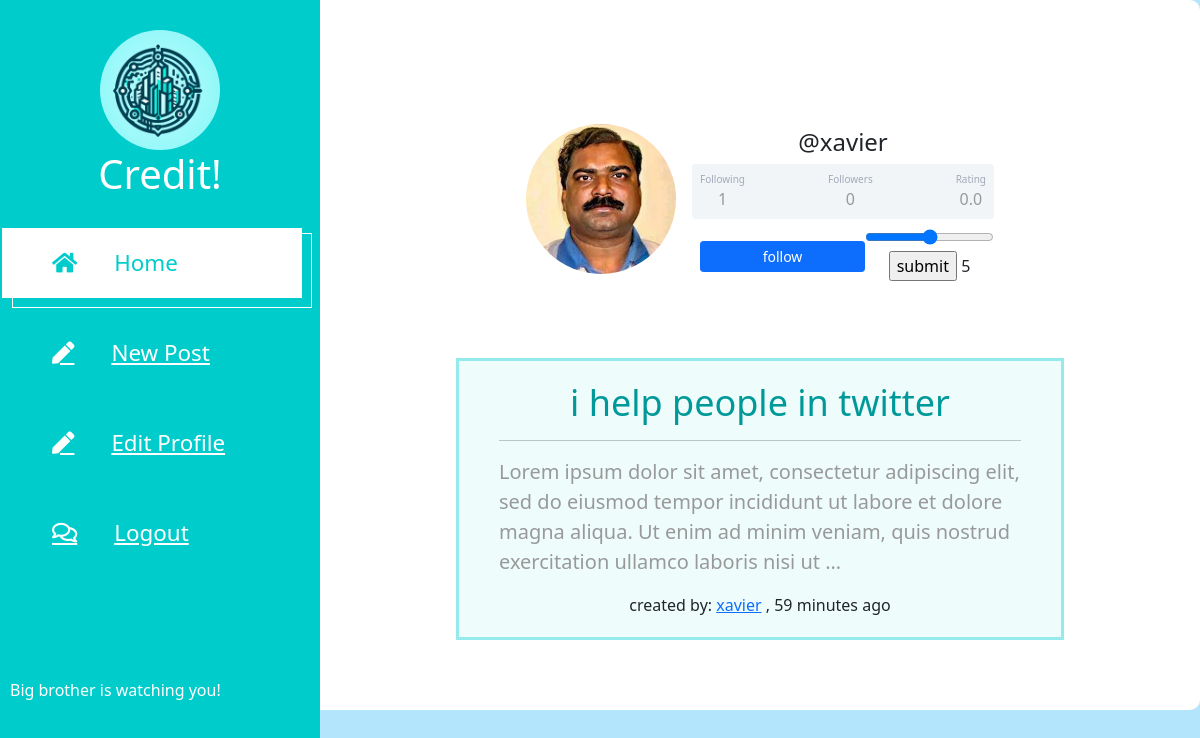
Screenshot of /users/xavier (signed in) with the database file from the repository.
### mainapp/models.py (models this page shows, shortened)
class Profile(models.Model):
    genders = [
        ('N', 'Rather not to say'),
        ('M', 'Male'),
        ('F', 'Female'),
    ]
    avatar = models.ImageField(null=True, blank=True, upload_to='avatars')
    full_name = models.CharField(max_length=100,null=True, blank=True)
    bio = models.TextField(null=True, blank=True)
    gender = models.CharField(max_length=1, default='N', choices=genders)
    related_user = models.OneToOneField(User, on_delete=models.CASCADE)
    birth_date = models.DateField(null=True, blank=True)
    rate = models.FloatField(default=0)
    rate_count = models.IntegerField(default=0)

class post(models.Model):
    title = models.CharField(max_length=300)
    body = models.TextField()
    user = models.ForeignKey(User, on_delete=models.CASCADE)
    created = models.DateTimeField(auto_now_add=True)
    tags = models.ManyToManyField(tag, blank=True, null=True)
    class Meta:
        ordering = ['-created']

### mainapp/views.py (the view)
# urls.py: path('users/<str:username>', views.profile_page, name='profile'),
@login_required(login_url='login')
def profile_page(request, username):
    related_user = get_object_or_404(User, username=username)
    profile_object = get_object_or_404(Profile, related_user=related_user)
    related_posts = related_user.post_set.all()
    is_following = followship.objects.filter(related_user=request.user, followed_user=related_user).count()
    if is_following == 0:
        print(is_following)
        is_following = False
    else:
        is_following = True
    context = {
        'user': related_user,
        'profile': profile_object,
        'media': settings.MEDIA_URL,
        'posts': related_posts,
        'is_following': is_following,
        'followers': followship.followers_count(user=related_user),
        'following': followship.following_count(followed_by=related_user),
    }
    return render(request, 'profile.html', context)

### mainapp/models.py (called while the page is built)
    @staticmethod
    def followers_count(user):
        return followship.objects.filter(followed_user=user).all().count()

    @staticmethod
    def following_count(followed_by):
        return followship.objects.filter(related_user=followed_by).all().count()

### templates/profile.html (shortened to what this page needs)
{% extends 'base.html' %}
{% block main %}
<div class="container mt-5 d-flex justify-content-center" style="padding-top: 0;">
    <div class="card p-3" style="height: 200px; margin-bottom: 50px;">
      <div class="d-flex align-items-center">
        <div class="image">
            {% if profile.avatar %}
          <img class="rounded-circle mb-3"  style="width: 150px;height: 150px;"  src="{{media}}{{profile.avatar.name}}"/>
          {% else %}
            <img class="rounded-circle mb-3"  style="width: 150px;height: 150px;" src="{{media}}/avatar.png">
            {% endif %}
        </div>
        <div class="ml-3 w-100">
          <h4 class="mb-0 mt-0">@{{user.username}}</h4>
          <div
            class="p-2 mt-2 bg-primary d-flex justify-content-between rounded text-white stats"
          >
            <div class="d-flex flex-column">
              <span class="articles">Following</span>
              <span class="number1">{{following}}</span>
            </div>
            <div class="d-flex flex-column">
              <span class="followers">Followers</span>
              <span class="number2">{{followers}}</span>
            </div>
            <div class="d-flex flex-column">
              <span class="rating">Rating</span>
              <span class="number3">{{profile.rate|floatformat:1}}</span>
            </div>
          </div>
          <div class="button mt-2 d-flex flex-row align-items-center">
            {% if is_following %}
                <a class="btn btn-sm btn-primary w-100 ml-2" href="{% url 'follow' user.username %}">unfollow</a>
            {% else %}
                <a class="btn btn-sm btn-primary w-100 ml-2" href="{% url 'follow' user.username %}">follow</a>
            {% endif %}
            {% if request.user != user %}
            <form action="{% url 'rate' user.username %}" method="post">
                <input style="display: inline;" type="range" min="0" max="10" name="rate" id="pi_input">
                <input style="display: inline;" type="submit" value="submit">
                <label for="" id="value"></label>
            </form>
            {% endif %}
          </div>
        </div>
      </div>
    </div>
  </div>
  <div class="container">
    <div class="text-center">
        <div>
          {% for post in posts %}
          <article style="margin-bottom: 20px;" class="col-12 tm-post my-card">
            <a style="text-decoration: none;" href="{% url 'post' post.id %}" class="effect-lily tm-post-link">
                <h1 class="tm-color-primary tm-post-title" style="font-size: 36px;">{{post.title}}</h1>
            </a>
            <hr>
            <p class="tm-pt-10" style="font-size: 20px; text-align: left;">
                {{post.body | truncatechars:200 }}
            </p>
            <div>
                created by: <a href="{% url 'profile' post.user.username %}">{{post.user.username}}</a>
                , {{ post.created|timesince }} ago
            </div>
        </article>
          {% endfor %}
      </div>
    </div>
</div>
{% endblock main %}

### statics/templatemo-xtra-blog.css (style rules this page uses)
html { overflow-x: hidden; }
body { margin: 0; padding: 0; font-family: 'Source Sans Pro', sans-serif; font-size: 19px; line-height: 2em; overflow-x: hidden; }
p, span { color: #999; }
hr { border-top-color: #CCC; margin-top: 10px; margin-bottom: 10px; }
.tm-post { max-width: 470px; }
.tm-post-link { display: block; position: relative; cursor: pointer; }
.tm-post { margin-bottom: 75px; }
.tm-post-title { font-size: 1.7rem; transition: all 0.3s ease; }
.tm-color-primary, span.tm-color-primary { color: #099; }
.my-card { padding: 20px 40px; max-width: 100%; border: 3px solid #00cccc60; background-color: #00cccc11; }

### templates/base.html (style rules this page uses)
body { background-color: #b3e5fc; border-radius: 10px; }
.card { width: 500px; height: 500px; border: none; border-radius: 10px; background-color: #fff; }
.stats { background: #f2f5f8 !important; color: #000 !important; }
.articles { font-size: 10px; color: #a1aab9; }
.number1 { font-weight: 500; }
.followers { font-size: 10px; color: #a1aab9; }
.number2 { font-weight: 500; }
.rating { font-size: 10px; color: #a1aab9; }
.number3 { font-weight: 500; }

### rows the page displays
Profile: avatar.name (picture), rate "0.0"
post: title "i help people in twitter", body "Lorem ipsum dolor sit amet, consectetur adipiscing elit, sed do eiusmod tempor incididunt ut labore et dolore magna aliqua. Ut enim ad minim veniam, quis nostrud exercitation ullamco laboris nisi ut …", user.username "xavier", created "59 minutes"

### other values shown
{{ user.username }} "xavier"
{{ following }} "1"
{{ followers }} "0"
